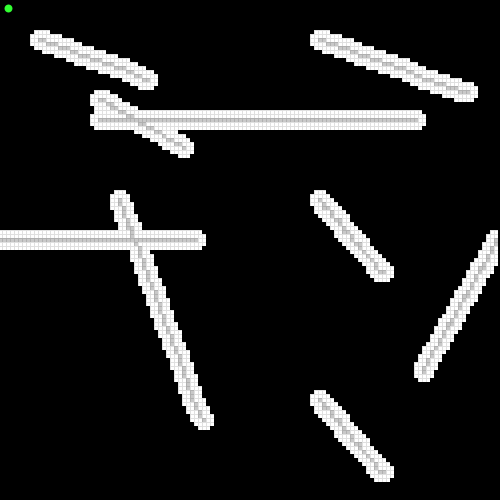
Frame 1 (no input)
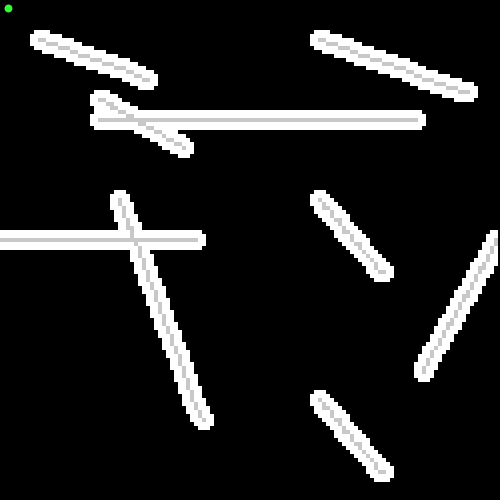
Frame 60 (the mouse pressed at the canvas centre just before this capture)
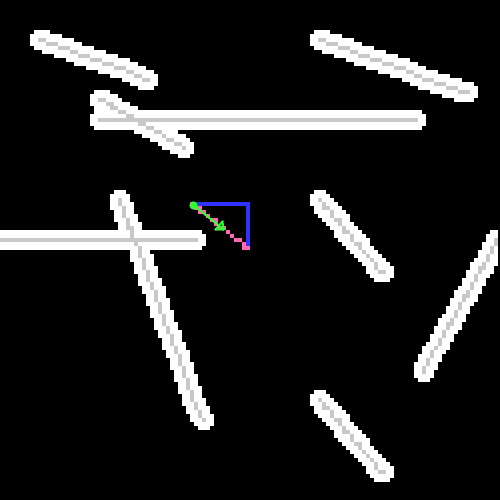
Frame 120 (the mouse held since frame 60 and released just before this capture)

The Processing sketch that drew these frames (run headless with seeded random() and noise(); from frame 60 on, the mouse is pressed at the canvas centre):

// Processing sketch: Breadth_First
// ── Breadth_First.pde
import java.util.*;
final int STEP = 4;

// define colors in a crappy way. These are the indices for the COLORS array bellow.
final int BLACK = 0;
final int WHITE = 1;
final int BLUE = 2;
final int GRAY1 = 3;
final int PINK = 4;
final int GREEN = 5;
final int GRAY2 = 6;
final color[] COLORS= {color(0), color(255), color(50,50,255), color(100), color(255,105,180), color(50,255,50), color(200)};

int MAP_WIDTH = 0;
int MAP_HIEGHT = 0;
int firstPoint = 0;


int[] map; // map array for holding data. data should be a color index

ArrayList<Integer> pathPoints = new ArrayList<Integer>(); // List of points on the path.
ArrayList<PVector> vectors = new ArrayList<PVector>(); // vectors from each pivot on the path. Pivots are not stored though... but 
//vectors.get(0) is the direction the robot should travel
PVector currentpose = new PVector(10,10); // actual position of the robot
PVector targetpose = new PVector(10,10); // target postion set by mouse click

void setup() {
  size(500, 500); // windows size in pixels
  MAP_WIDTH = width/STEP; // set map size = window size / step size
  MAP_HIEGHT = height/STEP;
  map = new int[MAP_WIDTH*MAP_HIEGHT]; // set map size and fill with zeros
  strokeWeight(0);
  rectMode(CENTER);
  frameRate(60);
}
void mousePressed() { // called on mouse press
  if(mouseX > 0 && mouseX < width && mouseY > 0 && mouseY < height) // don't use the mouse positon if it's outside the window
   targetpose = new PVector(mouseX,+mouseY); // set the target pose in window pixels
}
void draw() { // periodic function. rate is set by frameRate(xx)
  map = new int[MAP_WIDTH*MAP_HIEGHT]; // clear map and fill with zeros
  vectors = new ArrayList<PVector>(); // clear vector list
  background(0);
  genMap(); // draw gray walls
  inflate();  // draw the inflated walls in white
  genMap(); // redraw the gray walls on top of the white so we can see them.
  
  // now we pathfind
  // pathfind(current X, current Y, target X, target Y). These values should be in MAP units, not WINDOW units, so currentpose and targetpose are devided by STEP.
  //pathFind(1*MAP_WIDTH+1,10*MAP_WIDTH+100); // example path find between two points
  pathFind(floor(currentpose.x/(float)STEP)*MAP_WIDTH+floor(currentpose.y/STEP),floor(targetpose.x/(float)STEP)*MAP_WIDTH+floor(targetpose.y/STEP));
  
  // now we optimize the path using some basic line of sight ray trace thing
  // this overwites the pathPoints with the new optimized path
  // lineOfSight(COLOR Index)
  lineOfSight(PINK);
  
  
  // draw all the map data in the window
  for (int y = 0; y < MAP_HIEGHT; y ++) {
    for (int x = 0; x < MAP_WIDTH; x ++) {  
      if(map[x*MAP_WIDTH+y] > 0){
        fill(COLORS[map[x*MAP_WIDTH+y]]); // set the fill color based on the map data
        rect(x*STEP,y*STEP,STEP,STEP); // draw a map pixel
      }
    }
  }
  
  // draw currentpose as a green dot
  stroke(COLORS[GREEN]);  
  strokeWeight(8);
  point(currentpose.x-STEP/2,currentpose.y-STEP/2);
  
  // if there is a path and a first vector, draw it and move
  if(pathPoints.size()>0 && vectors.size()>0) {
    // draw arrow
    strokeWeight(2);
    arrow(round((pathPoints.get(0)/MAP_WIDTH)*STEP),round((pathPoints.get(0)%MAP_WIDTH)*STEP),round((pathPoints.get(0)/MAP_WIDTH+vectors.get(0).x*10)*STEP),round((pathPoints.get(0)%MAP_WIDTH+vectors.get(0).y*10)*STEP));
    
    int distance = pathPoints.size(); // distance is the legth of the path in pixels
    
    // set a speed
    int speed = 5;
    if(distance < 40) // slow down if closer than 40px
       speed = floor(distance*speed/40.0)+1;
    // now move in the direction that vector.get(0) is pointing
    currentpose = new PVector(currentpose.x+vectors.get(0).x*speed,currentpose.y+vectors.get(0).y*speed);
  }
  noStroke();
}

void arrow(int x1, int y1, int x2, int y2) {
  line(x1, y1, x2, y2);
  pushMatrix();
  translate(x2, y2);
  float a = atan2(x1-x2, y2-y1);
  rotate(a);
  line(0, 0, -5, -5);
  line(0, 0, 5, -5);
  line(-5, -5, 5, -5);
  popMatrix();
} 

void drawMapLine(int angle, int x, int y, int length) {
  float rise = sin(angle/57.6);
  float run = cos(angle/57.6);
  for (int m = 0; m < length; m ++) {
    int xdraw = round(m*run+x);
    int ydraw = round(m*rise+y);
    if(!(xdraw < 0 || xdraw > MAP_WIDTH-1 || ydraw < 0 || ydraw> MAP_HIEGHT-1))
      map[xdraw*MAP_WIDTH + ydraw]=GRAY2;
 }
}

void genMap() {
  drawMapLine(20, 10, 10, 30);
  drawMapLine(30, 25, 25, 25);
  drawMapLine(0, 25, 30, 80);
  drawMapLine(0, 0, 60, 50);
  drawMapLine(50, 80, 50, 25);
  drawMapLine(70, 30, 50, 60);
  drawMapLine(120, 130, 50, 50);
  drawMapLine(50, 80, 100, 25);
  drawMapLine(20, 80, 10, 40);
}

void inflate() {
  int [] newmap = new int[MAP_WIDTH*MAP_HIEGHT];
  for(int i = 0; i < MAP_WIDTH*MAP_HIEGHT; i+=1) {
    if(map[i] == GRAY2) {
      newmap[i] = WHITE;
      int currentPixel_X = i/MAP_WIDTH;
      int currentPixel_Y = i%MAP_WIDTH;
      int NUMRAYS = 60;
      int inflateSize = 2;
      for(int ray = 0; ray < NUMRAYS; ray++) {
        int a = (360/NUMRAYS)*ray;
        int rise = round(sin(a/57.6)*inflateSize);
        int run = round(cos(a/57.6)*inflateSize);
        for(int m = 1; m < inflateSize+1; m++){
          int next_X = currentPixel_X + rise*m/inflateSize;
          int next_Y = currentPixel_Y + run*m/inflateSize;
          if(!(next_X < 0 || next_X > MAP_WIDTH-1 || next_Y < 0 || next_Y> MAP_HIEGHT-1)) {
            newmap[next_X*MAP_WIDTH+next_Y] = WHITE;
          }
        }
      }
    }
  }
  map=newmap;
}

void pathFind(int start, int goal) {
  pathPoints = new ArrayList<Integer>();
  if(start == 0 || goal ==0 || start == goal) return;
  pathPoints = new ArrayList<Integer>();
  ArrayList<Integer> frontier = new ArrayList<Integer>();
  int[] cameFrom = new int[MAP_WIDTH*MAP_HIEGHT];
  frontier.add(start);
  cameFrom[frontier.get(0)] = frontier.get(0);
  int finalTarget = -1;
  boolean escape = false;// (map[start] == WHITE || map[start] == GRAY2);    

  
  while(frontier.size() > 0 && finalTarget == -1){
    int currentPixel = frontier.get(0);
    frontier.remove(0);
    if(currentPixel == goal || (escape == true && map[currentPixel] == BLACK)) {
      finalTarget = currentPixel;
    } else {
      //map[currentPixel] = GRAY1;
      int currentPixel_X = currentPixel/MAP_WIDTH;
      int currentPixel_Y = currentPixel%MAP_WIDTH;
      for(int i = 0; i < 4; i++) {
        int a = 90*i;
        int rise = round(sin(a/57.6));
        int run = round(cos(a/57.6));
        int next_X = currentPixel_X + run;
        int next_Y = currentPixel_Y + rise;
        if(next_X < 0 || next_X > MAP_WIDTH-1 || next_Y < 0 || next_Y> MAP_HIEGHT-1) continue;
        int next =next_X*MAP_WIDTH+next_Y;
        if(cameFrom[next] == 0) {
          if(map[next] != WHITE || escape) {
            frontier.add(next);
            cameFrom[next] = currentPixel;
          }
        }
      }
    }
    if(frontier.size() == 0 && finalTarget == -1) escape = true;
  }
  if(finalTarget!=-1 ) {
    int linePos = finalTarget;
    do{
      pathPoints.add(0,linePos);
      map[linePos] = BLUE;
      linePos = cameFrom[linePos];
    } while(linePos != start);
    pathPoints.add(0,start);
    map[linePos] = BLUE;
  }
  
}
void lineOfSight(int drawColor) {
  if(pathPoints.size()>0) {
    ArrayList<Integer> newPathPoints = new ArrayList<Integer>();
    int s = 0;
    while(s<pathPoints.size()-1) {
      for(int e = pathPoints.size()-1; e > s; e--) {
        boolean lineofsight = false;
        float start_X = pathPoints.get(s)/MAP_WIDTH;
        float start_Y = pathPoints.get(s)%MAP_WIDTH;
        float end_X = pathPoints.get(e)/MAP_WIDTH;
        float end_Y = pathPoints.get(e)%MAP_WIDTH;
        //map[round(end_X)*MAP_WIDTH+round(end_Y)] = PINK;
        float diff_X = end_X-start_X;
        float diff_Y = end_Y-start_Y;
        float angle = atan(diff_Y/diff_X);
        if(diff_X > 0 && diff_Y > 0) {
          //first quadrant
        } else if(diff_X < 0 && diff_Y > 0) {
          //second quadrant
          angle+=PI;
        } else if(diff_X < 0 && diff_Y <= 0) {
          //third quadrant
          angle+=PI;
        } else if(diff_X > 0 && diff_Y <= 0) {
          //fourth quadrant
          angle+=2*PI;
        }
        int distance = ceil(sqrt(pow(diff_Y,2)+pow(diff_X,2)));
        for(int m = 0; m < distance+1; m++){
          int x = round(start_X + m * cos(angle));
          int y = round(start_Y + m * sin(angle));
          if(x < 0 ||  x> MAP_WIDTH-1 || y < 0 || y> MAP_HIEGHT-1) continue;
          if(map[x*MAP_WIDTH+y]  == 1) {
            break;
          } else {
            if(x == end_X && y == end_Y) 
              lineofsight = true;
          }
        }
        if(lineofsight) {
          vectors.add(new PVector(cos(angle), sin(angle)));
          for(int m = 0; m < distance; m++){
            int x = round(start_X + m* cos(angle));
            int y = round(start_Y + m* sin(angle));
            map[x*MAP_WIDTH+y] = drawColor;
            newPathPoints.add(x*MAP_WIDTH+y);
          }
          s=e;
          break;
        }
      }
    }
    newPathPoints.add(pathPoints.get(pathPoints.size()-1));
    map[pathPoints.get(pathPoints.size()-1)] = drawColor;
    pathPoints=(newPathPoints);
  }
}
